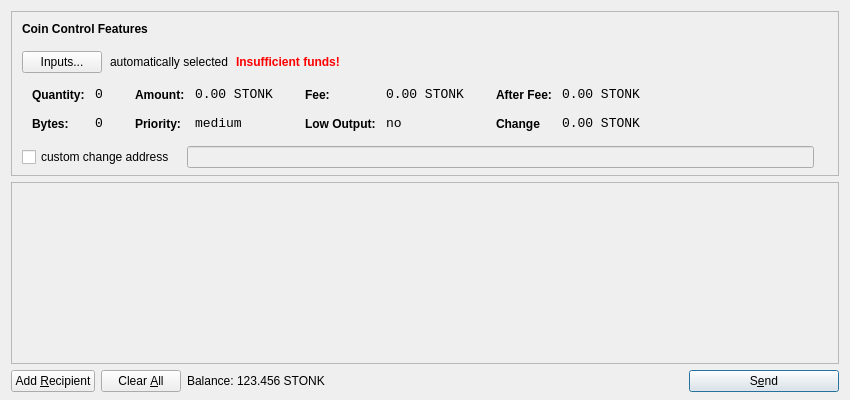
<?xml version="1.0" encoding="UTF-8"?>
<ui version="4.0">
 <class>SendCoinsDialog</class>
 <widget class="QDialog" name="SendCoinsDialog">
  <property name="geometry">
   <rect>
    <x>0</x>
    <y>0</y>
    <width>850</width>
    <height>400</height>
   </rect>
  </property>
  <property name="windowTitle">
   <string>Send Coins</string>
  </property>
  <layout class="QVBoxLayout" name="verticalLayout" stretch="0,1,0">
   <property name="bottomMargin">
    <number>8</number>
   </property>
   <item>
    <widget class="QFrame" name="frameCoinControl">
     <property name="sizePolicy">
      <sizepolicy hsizetype="Expanding" vsizetype="Expanding">
       <horstretch>0</horstretch>
       <verstretch>0</verstretch>
      </sizepolicy>
     </property>
     <property name="maximumSize">
      <size>
       <width>16777215</width>
       <height>16777215</height>
      </size>
     </property>
     <property name="frameShape">
      <enum>QFrame::StyledPanel</enum>
     </property>
     <property name="frameShadow">
      <enum>QFrame::Sunken</enum>
     </property>
     <layout class="QVBoxLayout" name="verticalLayoutCoinControl2">
      <property name="spacing">
       <number>6</number>
      </property>
      <property name="leftMargin">
       <number>0</number>
      </property>
      <property name="topMargin">
       <number>0</number>
      </property>
      <property name="rightMargin">
       <number>0</number>
      </property>
      <property name="bottomMargin">
       <number>6</number>
      </property>
      <item>
       <layout class="QVBoxLayout" name="verticalLayoutCoinControl" stretch="0,0,0,0,1">
        <property name="spacing">
         <number>0</number>
        </property>
        <property name="leftMargin">
         <number>10</number>
        </property>
        <property name="topMargin">
         <number>10</number>
        </property>
        <item>
         <layout class="QHBoxLayout" name="horizontalLayoutCoinControl1">
          <property name="bottomMargin">
           <number>15</number>
          </property>
          <item>
           <widget class="QLabel" name="labelCoinControlFeatures">
            <property name="sizePolicy">
             <sizepolicy hsizetype="Preferred" vsizetype="Maximum">
              <horstretch>0</horstretch>
              <verstretch>0</verstretch>
             </sizepolicy>
            </property>
            <property name="font">
             <font>
              <weight>75</weight>
              <bold>true</bold>
             </font>
            </property>
            <property name="styleSheet">
             <string notr="true">font-weight:bold;</string>
            </property>
            <property name="text">
             <string>Coin Control Features</string>
            </property>
           </widget>
          </item>
         </layout>
        </item>
        <item>
         <layout class="QHBoxLayout" name="horizontalLayoutCoinControl2" stretch="0,0,0,0">
          <property name="spacing">
           <number>8</number>
          </property>
          <property name="bottomMargin">
           <number>10</number>
          </property>
          <item>
           <widget class="QPushButton" name="pushButtonCoinControl">
            <property name="styleSheet">
             <string notr="true"/>
            </property>
            <property name="text">
             <string>Inputs...</string>
            </property>
           </widget>
          </item>
          <item>
           <widget class="QLabel" name="labelCoinControlAutomaticallySelected">
            <property name="text">
             <string>automatically selected</string>
            </property>
            <property name="margin">
             <number>5</number>
            </property>
           </widget>
          </item>
          <item>
           <widget class="QLabel" name="labelCoinControlInsuffFunds">
            <property name="font">
             <font>
              <weight>75</weight>
              <bold>true</bold>
             </font>
            </property>
            <property name="styleSheet">
             <string notr="true">color:red;font-weight:bold;</string>
            </property>
            <property name="text">
             <string>Insufficient funds!</string>
            </property>
            <property name="margin">
             <number>5</number>
            </property>
           </widget>
          </item>
          <item>
           <spacer name="horizontalSpacerCoinControl">
            <property name="orientation">
             <enum>Qt::Horizontal</enum>
            </property>
            <property name="sizeHint" stdset="0">
             <size>
              <width>40</width>
              <height>1</height>
             </size>
            </property>
           </spacer>
          </item>
         </layout>
        </item>
        <item>
         <widget class="QWidget" name="widgetCoinControl" native="true">
          <property name="sizePolicy">
           <sizepolicy hsizetype="Preferred" vsizetype="Preferred">
            <horstretch>0</horstretch>
            <verstretch>0</verstretch>
           </sizepolicy>
          </property>
          <property name="minimumSize">
           <size>
            <width>0</width>
            <height>0</height>
           </size>
          </property>
          <property name="styleSheet">
           <string notr="true"/>
          </property>
          <layout class="QHBoxLayout" name="horizontalLayoutCoinControl5">
           <property name="margin">
            <number>0</number>
           </property>
           <item>
            <layout class="QHBoxLayout" name="horizontalLayoutCoinControl3" stretch="0,0,0,1">
             <property name="spacing">
              <number>20</number>
             </property>
             <property name="topMargin">
              <number>0</number>
             </property>
             <property name="bottomMargin">
              <number>10</number>
             </property>
             <item>
              <layout class="QFormLayout" name="formLayoutCoinControl1">
               <property name="horizontalSpacing">
                <number>10</number>
               </property>
               <property name="verticalSpacing">
                <number>14</number>
               </property>
               <property name="leftMargin">
                <number>10</number>
               </property>
               <property name="topMargin">
                <number>4</number>
               </property>
               <property name="rightMargin">
                <number>6</number>
               </property>
               <item row="0" column="0">
                <widget class="QLabel" name="labelCoinControlQuantityText">
                 <property name="styleSheet">
                  <string notr="true">font-weight:bold;</string>
                 </property>
                 <property name="text">
                  <string>Quantity:</string>
                 </property>
                 <property name="margin">
                  <number>0</number>
                 </property>
                </widget>
               </item>
               <item row="0" column="1">
                <widget class="QLabel" name="labelCoinControlQuantity">
                 <property name="font">
                  <font>
                   <family>Monospace</family>
                   <pointsize>10</pointsize>
                  </font>
                 </property>
                 <property name="cursor">
                  <cursorShape>IBeamCursor</cursorShape>
                 </property>
                 <property name="contextMenuPolicy">
                  <enum>Qt::ActionsContextMenu</enum>
                 </property>
                 <property name="text">
                  <string>0</string>
                 </property>
                 <property name="margin">
                  <number>0</number>
                 </property>
                 <property name="textInteractionFlags">
                  <set>Qt::LinksAccessibleByMouse|Qt::TextSelectableByKeyboard|Qt::TextSelectableByMouse</set>
                 </property>
                </widget>
               </item>
               <item row="1" column="0">
                <widget class="QLabel" name="labelCoinControlBytesText">
                 <property name="styleSheet">
                  <string notr="true">font-weight:bold;</string>
                 </property>
                 <property name="text">
                  <string>Bytes:</string>
                 </property>
                </widget>
               </item>
               <item row="1" column="1">
                <widget class="QLabel" name="labelCoinControlBytes">
                 <property name="font">
                  <font>
                   <family>Monospace</family>
                   <pointsize>10</pointsize>
                  </font>
                 </property>
                 <property name="cursor">
                  <cursorShape>IBeamCursor</cursorShape>
                 </property>
                 <property name="contextMenuPolicy">
                  <enum>Qt::ActionsContextMenu</enum>
                 </property>
                 <property name="text">
                  <string>0</string>
                 </property>
                 <property name="textInteractionFlags">
                  <set>Qt::LinksAccessibleByMouse|Qt::TextSelectableByKeyboard|Qt::TextSelectableByMouse</set>
                 </property>
                </widget>
               </item>
              </layout>
             </item>
             <item>
              <layout class="QFormLayout" name="formLayoutCoinControl2">
               <property name="horizontalSpacing">
                <number>10</number>
               </property>
               <property name="verticalSpacing">
                <number>14</number>
               </property>
               <property name="leftMargin">
                <number>6</number>
               </property>
               <property name="topMargin">
                <number>4</number>
               </property>
               <property name="rightMargin">
                <number>6</number>
               </property>
               <item row="0" column="0">
                <widget class="QLabel" name="labelCoinControlAmountText">
                 <property name="styleSheet">
                  <string notr="true">font-weight:bold;</string>
                 </property>
                 <property name="text">
                  <string>Amount:</string>
                 </property>
                 <property name="margin">
                  <number>0</number>
                 </property>
                </widget>
               </item>
               <item row="0" column="1">
                <widget class="QLabel" name="labelCoinControlAmount">
                 <property name="font">
                  <font>
                   <family>Monospace</family>
                   <pointsize>10</pointsize>
                  </font>
                 </property>
                 <property name="cursor">
                  <cursorShape>IBeamCursor</cursorShape>
                 </property>
                 <property name="contextMenuPolicy">
                  <enum>Qt::ActionsContextMenu</enum>
                 </property>
                 <property name="text">
                  <string>0.00 STONK</string>
                 </property>
                 <property name="textInteractionFlags">
                  <set>Qt::LinksAccessibleByMouse|Qt::TextSelectableByKeyboard|Qt::TextSelectableByMouse</set>
                 </property>
                </widget>
               </item>
               <item row="1" column="0">
                <widget class="QLabel" name="labelCoinControlPriorityText">
                 <property name="styleSheet">
                  <string notr="true">font-weight:bold;</string>
                 </property>
                 <property name="text">
                  <string>Priority:</string>
                 </property>
                </widget>
               </item>
               <item row="1" column="1">
                <widget class="QLabel" name="labelCoinControlPriority">
                 <property name="font">
                  <font>
                   <family>Monospace</family>
                   <pointsize>10</pointsize>
                  </font>
                 </property>
                 <property name="cursor">
                  <cursorShape>IBeamCursor</cursorShape>
                 </property>
                 <property name="contextMenuPolicy">
                  <enum>Qt::ActionsContextMenu</enum>
                 </property>
                 <property name="text">
                  <string>medium</string>
                 </property>
                 <property name="textInteractionFlags">
                  <set>Qt::LinksAccessibleByMouse|Qt::TextSelectableByKeyboard|Qt::TextSelectableByMouse</set>
                 </property>
                </widget>
               </item>
              </layout>
             </item>
             <item>
              <layout class="QFormLayout" name="formLayoutCoinControl3">
               <property name="horizontalSpacing">
                <number>10</number>
               </property>
               <property name="verticalSpacing">
                <number>14</number>
               </property>
               <property name="leftMargin">
                <number>6</number>
               </property>
               <property name="topMargin">
                <number>4</number>
               </property>
               <property name="rightMargin">
                <number>6</number>
               </property>
               <item row="0" column="0">
                <widget class="QLabel" name="labelCoinControlFeeText">
                 <property name="styleSheet">
                  <string notr="true">font-weight:bold;</string>
                 </property>
                 <property name="text">
                  <string>Fee:</string>
                 </property>
                 <property name="margin">
                  <number>0</number>
                 </property>
                </widget>
               </item>
               <item row="0" column="1">
                <widget class="QLabel" name="labelCoinControlFee">
                 <property name="font">
                  <font>
                   <family>Monospace</family>
                   <pointsize>10</pointsize>
                  </font>
                 </property>
                 <property name="cursor">
                  <cursorShape>IBeamCursor</cursorShape>
                 </property>
                 <property name="contextMenuPolicy">
                  <enum>Qt::ActionsContextMenu</enum>
                 </property>
                 <property name="text">
                  <string>0.00 STONK</string>
                 </property>
                 <property name="textInteractionFlags">
                  <set>Qt::LinksAccessibleByMouse|Qt::TextSelectableByKeyboard|Qt::TextSelectableByMouse</set>
                 </property>
                </widget>
               </item>
               <item row="1" column="0">
                <widget class="QLabel" name="labelCoinControlLowOutputText">
                 <property name="styleSheet">
                  <string notr="true">font-weight:bold;</string>
                 </property>
                 <property name="text">
                  <string>Low Output:</string>
                 </property>
                </widget>
               </item>
               <item row="1" column="1">
                <widget class="QLabel" name="labelCoinControlLowOutput">
                 <property name="font">
                  <font>
                   <family>Monospace</family>
                   <pointsize>10</pointsize>
                  </font>
                 </property>
                 <property name="cursor">
                  <cursorShape>IBeamCursor</cursorShape>
                 </property>
                 <property name="contextMenuPolicy">
                  <enum>Qt::ActionsContextMenu</enum>
                 </property>
                 <property name="text">
                  <string>no</string>
                 </property>
                 <property name="textInteractionFlags">
                  <set>Qt::LinksAccessibleByMouse|Qt::TextSelectableByKeyboard|Qt::TextSelectableByMouse</set>
                 </property>
                </widget>
               </item>
              </layout>
             </item>
             <item>
              <layout class="QFormLayout" name="formLayoutCoinControl4">
               <property name="horizontalSpacing">
                <number>10</number>
               </property>
               <property name="verticalSpacing">
                <number>14</number>
               </property>
               <property name="leftMargin">
                <number>6</number>
               </property>
               <property name="topMargin">
                <number>4</number>
               </property>
               <property name="rightMargin">
                <number>6</number>
               </property>
               <item row="0" column="0">
                <widget class="QLabel" name="labelCoinControlAfterFeeText">
                 <property name="styleSheet">
                  <string notr="true">font-weight:bold;</string>
                 </property>
                 <property name="text">
                  <string>After Fee:</string>
                 </property>
                 <property name="margin">
                  <number>0</number>
                 </property>
                </widget>
               </item>
               <item row="0" column="1">
                <widget class="QLabel" name="labelCoinControlAfterFee">
                 <property name="font">
                  <font>
                   <family>Monospace</family>
                   <pointsize>10</pointsize>
                  </font>
                 </property>
                 <property name="cursor">
                  <cursorShape>IBeamCursor</cursorShape>
                 </property>
                 <property name="contextMenuPolicy">
                  <enum>Qt::ActionsContextMenu</enum>
                 </property>
                 <property name="text">
                  <string>0.00 STONK</string>
                 </property>
                 <property name="textInteractionFlags">
                  <set>Qt::LinksAccessibleByMouse|Qt::TextSelectableByKeyboard|Qt::TextSelectableByMouse</set>
                 </property>
                </widget>
               </item>
               <item row="1" column="0">
                <widget class="QLabel" name="labelCoinControlChangeText">
                 <property name="styleSheet">
                  <string notr="true">font-weight:bold;</string>
                 </property>
                 <property name="text">
                  <string>Change</string>
                 </property>
                </widget>
               </item>
               <item row="1" column="1">
                <widget class="QLabel" name="labelCoinControlChange">
                 <property name="font">
                  <font>
                   <family>Monospace</family>
                   <pointsize>10</pointsize>
                  </font>
                 </property>
                 <property name="cursor">
                  <cursorShape>IBeamCursor</cursorShape>
                 </property>
                 <property name="contextMenuPolicy">
                  <enum>Qt::ActionsContextMenu</enum>
                 </property>
                 <property name="text">
                  <string>0.00 STONK</string>
                 </property>
                 <property name="textInteractionFlags">
                  <set>Qt::LinksAccessibleByMouse|Qt::TextSelectableByKeyboard|Qt::TextSelectableByMouse</set>
                 </property>
                </widget>
               </item>
              </layout>
             </item>
            </layout>
           </item>
          </layout>
         </widget>
        </item>
        <item>
         <layout class="QHBoxLayout" name="horizontalLayoutCoinControl4" stretch="0,0,0">
          <property name="spacing">
           <number>12</number>
          </property>
          <property name="sizeConstraint">
           <enum>QLayout::SetDefaultConstraint</enum>
          </property>
          <property name="topMargin">
           <number>5</number>
          </property>
          <property name="rightMargin">
           <number>5</number>
          </property>
          <item>
           <widget class="QCheckBox" name="checkBoxCoinControlChange">
            <property name="text">
             <string>custom change address</string>
            </property>
           </widget>
          </item>
          <item>
           <widget class="QLineEdit" name="lineEditCoinControlChange">
            <property name="enabled">
             <bool>false</bool>
            </property>
            <property name="sizePolicy">
             <sizepolicy hsizetype="Expanding" vsizetype="Fixed">
              <horstretch>0</horstretch>
              <verstretch>0</verstretch>
             </sizepolicy>
            </property>
           </widget>
          </item>
          <item>
           <widget class="QLabel" name="labelCoinControlChangeLabel">
            <property name="sizePolicy">
             <sizepolicy hsizetype="Preferred" vsizetype="Expanding">
              <horstretch>0</horstretch>
              <verstretch>0</verstretch>
             </sizepolicy>
            </property>
            <property name="minimumSize">
             <size>
              <width>0</width>
              <height>0</height>
             </size>
            </property>
            <property name="text">
             <string/>
            </property>
            <property name="margin">
             <number>3</number>
            </property>
           </widget>
          </item>
         </layout>
        </item>
        <item>
         <spacer name="verticalSpacerCoinControl">
          <property name="orientation">
           <enum>Qt::Vertical</enum>
          </property>
          <property name="sizeHint" stdset="0">
           <size>
            <width>800</width>
            <height>1</height>
           </size>
          </property>
         </spacer>
        </item>
       </layout>
      </item>
     </layout>
    </widget>
   </item>
   <item>
    <widget class="QScrollArea" name="scrollArea">
     <property name="widgetResizable">
      <bool>true</bool>
     </property>
     <widget class="QWidget" name="scrollAreaWidgetContents">
      <property name="geometry">
       <rect>
        <x>0</x>
        <y>0</y>
        <width>830</width>
        <height>162</height>
       </rect>
      </property>
      <layout class="QVBoxLayout" name="verticalLayout_2">
       <property name="margin">
        <number>0</number>
       </property>
       <item>
        <layout class="QVBoxLayout" name="entries">
         <property name="spacing">
          <number>6</number>
         </property>
        </layout>
       </item>
       <item>
        <spacer name="verticalSpacer">
         <property name="orientation">
          <enum>Qt::Vertical</enum>
         </property>
         <property name="sizeHint" stdset="0">
          <size>
           <width>20</width>
           <height>40</height>
          </size>
         </property>
        </spacer>
       </item>
      </layout>
     </widget>
    </widget>
   </item>
   <item>
    <layout class="QHBoxLayout" name="horizontalLayout">
     <item>
      <widget class="QPushButton" name="addButton">
       <property name="toolTip">
        <string>Send to multiple recipients at once</string>
       </property>
       <property name="text">
        <string>Add &amp;Recipient</string>
       </property>
       <property name="icon">
        <iconset resource="../bitcoin.qrc">
         <normaloff>:/icons/add</normaloff>:/icons/add</iconset>
       </property>
       <property name="autoDefault">
        <bool>false</bool>
       </property>
      </widget>
     </item>
     <item>
      <widget class="QPushButton" name="clearButton">
       <property name="sizePolicy">
        <sizepolicy hsizetype="Minimum" vsizetype="Fixed">
         <horstretch>0</horstretch>
         <verstretch>0</verstretch>
        </sizepolicy>
       </property>
       <property name="toolTip">
        <string>Remove all transaction fields</string>
       </property>
       <property name="text">
        <string>Clear &amp;All</string>
       </property>
       <property name="icon">
        <iconset resource="../bitcoin.qrc">
         <normaloff>:/icons/remove</normaloff>:/icons/remove</iconset>
       </property>
       <property name="autoRepeatDelay">
        <number>300</number>
       </property>
       <property name="autoDefault">
        <bool>false</bool>
       </property>
      </widget>
     </item>
     <item>
      <layout class="QHBoxLayout" name="horizontalLayout_2">
       <property name="spacing">
        <number>3</number>
       </property>
       <item>
        <widget class="QLabel" name="label">
         <property name="sizePolicy">
          <sizepolicy hsizetype="Preferred" vsizetype="Fixed">
           <horstretch>0</horstretch>
           <verstretch>0</verstretch>
          </sizepolicy>
         </property>
         <property name="text">
          <string>Balance:</string>
         </property>
        </widget>
       </item>
       <item>
        <widget class="QLabel" name="labelBalance">
         <property name="sizePolicy">
          <sizepolicy hsizetype="Preferred" vsizetype="Fixed">
           <horstretch>0</horstretch>
           <verstretch>0</verstretch>
          </sizepolicy>
         </property>
         <property name="cursor">
          <cursorShape>IBeamCursor</cursorShape>
         </property>
         <property name="text">
          <string>123.456 STONK</string>
         </property>
         <property name="textInteractionFlags">
          <set>Qt::LinksAccessibleByMouse|Qt::TextSelectableByKeyboard|Qt::TextSelectableByMouse</set>
         </property>
        </widget>
       </item>
      </layout>
     </item>
     <item>
      <spacer name="horizontalSpacer">
       <property name="orientation">
        <enum>Qt::Horizontal</enum>
       </property>
       <property name="sizeHint" stdset="0">
        <size>
         <width>40</width>
         <height>20</height>
        </size>
       </property>
      </spacer>
     </item>
     <item>
      <widget class="QPushButton" name="sendButton">
       <property name="minimumSize">
        <size>
         <width>150</width>
         <height>0</height>
        </size>
       </property>
       <property name="toolTip">
        <string>Confirm the send action</string>
       </property>
       <property name="text">
        <string>S&amp;end</string>
       </property>
       <property name="icon">
        <iconset resource="../bitcoin.qrc">
         <normaloff>:/icons/send</normaloff>:/icons/send</iconset>
       </property>
       <property name="default">
        <bool>true</bool>
       </property>
      </widget>
     </item>
    </layout>
   </item>
  </layout>
 </widget>
 <resources>
  <include location="../bitcoin.qrc"/>
 </resources>
 <connections/>
</ui>
